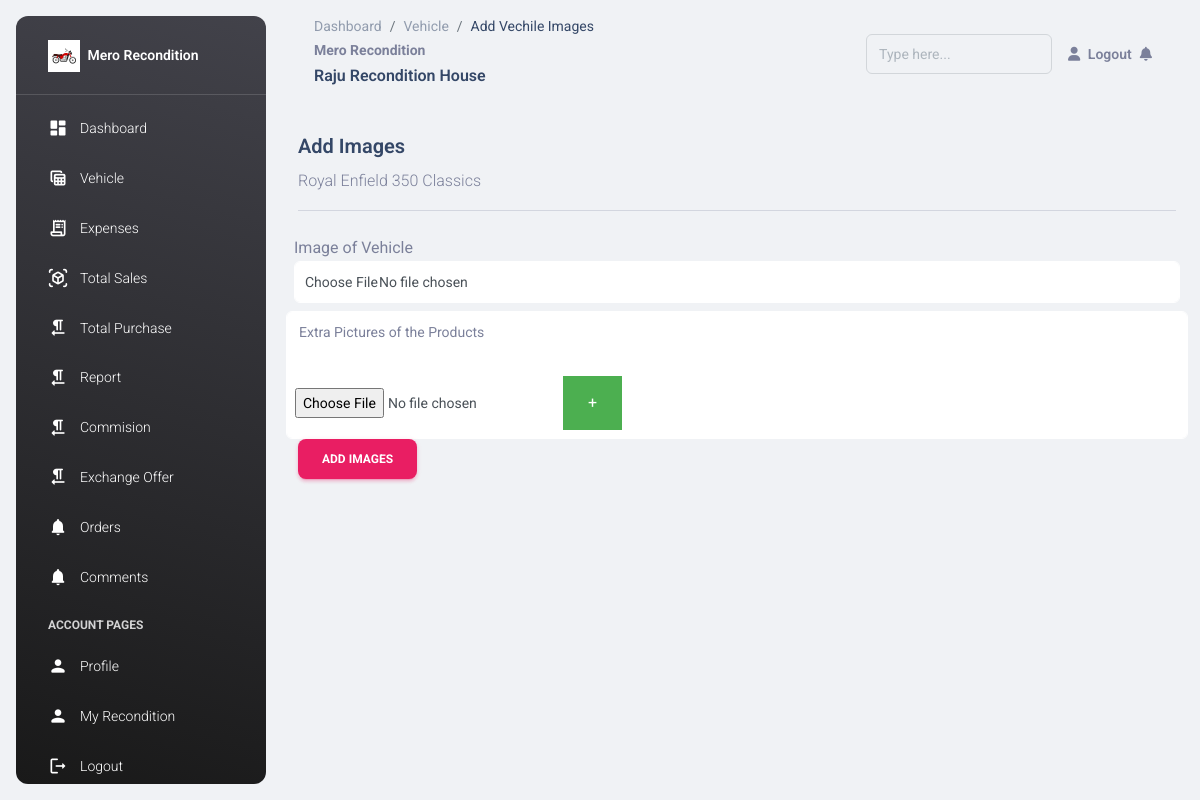
The app's page /recondition/add-vehicle-images/1 (signed in) with its own data.
### recon/models.py (models this page shows, shortened)
class CustomUser(AbstractUser):
    user_type_data = (("owner", "owner"), ("recondition", 'recondition'), ("customer", 'customer'))
    user_type = models.CharField(default = "owner", choices = user_type_data, max_length = 20)
    email = models.EmailField(unique = True)

class Recondition(models.Model):
    id = models.AutoField(primary_key = True)
    admin = models.OneToOneField(CustomUser, on_delete=models.CASCADE)
    number = models.BigIntegerField(blank= True, null = True)
    recondition_name = models.CharField(max_length=200)
    slug = models.SlugField(max_length=200, unique = True)
    Temporary_address = models.CharField(max_length = 300)
    District = models.CharField(max_length = 50, default = 'Kathmandu')
    profile_pic = models.ImageField(upload_to = "Recondition", blank = True)
    verified = models.BooleanField(default=False)
    created_at = models.DateTimeField(auto_now_add= True)
    expire_on = models.DateField(blank= True, null = True)
    long = models.CharField(max_length = 30, blank = True, null = True)
    lat = models.CharField(max_length = 30, blank = True, null = True)
    call = models.IntegerField()
    objects = models.Manager()

class Vehicle(models.Model):
    id = models.AutoField(primary_key=True)
    user = models.ForeignKey(CustomUser, related_name = "user_vehicle", on_delete= models.CASCADE)
    type = models.ForeignKey(Category, related_name="vehicle_category", on_delete=models.DO_NOTHING)
    name = models.CharField(max_length=100)
    slug = models.SlugField(max_length=200, unique = True)
    cost_price = models.IntegerField()
    plate_no = models.CharField(max_length=50)
    maintainance_cost = models.IntegerField(blank=True, null =True)
    maintainance_detail = models.CharField(max_length=500, blank=True, null =True)
    purchase_date = models.DateField(blank=True)
    sold_date = models.DateField(blank=True, null =True)
    showing_price = models.IntegerField()
    sold_status = models.BooleanField(default=False)
    image = models.ImageField(upload_to = "vehicle", blank = True , null =True)
    sold_price = models.IntegerField(blank=True , null =True)
    remarks = models.CharField(max_length=1000, blank=True, null =True)
    book_no = models.CharField(max_length=200 , blank=True, null =True)
    insurance = models.CharField(max_length=1000, blank=True , null =True)
    run_km = models.IntegerField()
    modal = models.CharField(max_length = 200, blank=True, null =True)
    objects = models.Manager()
    def __str__(self):
        return self.name

### recond/views.py (the view, shortened to what this page needs)
# urls.py: path('add-vehicle-images/<int:id>', views.addVehicleImage, name = 'addVehicleImage'),
def addVehicleImage(request, id):
    template_name = "recondition/addVehicleImage.html"
    vehicles = Vehicle.objects.get(id = id)
    print(vehicles)
    form = VehicleForm()
    dist =  {
        'form':form,
        'vehicle':vehicles
    }
    return render(request, template_name, dist)

### templates/recondition/addVehicleImage.html (shortened to what this page needs)
{% extends 'recondition/homepage.html' %}
{% block pages %}
    <ol class="breadcrumb bg-transparent mb-0 pb-0 pt-1 px-0 me-sm-6 me-5">
        <li class="breadcrumb-item text-sm"><a class="opacity-5 text-dark" href="{%url 'recond:homepage'%}">Dashboard</a></li>
        <li class="breadcrumb-item text-sm"><a class="opacity-5 text-dark" href="{%url 'recond:vehicle'%}">Vehicle</a></li>
        <li class="breadcrumb-item text-sm text-dark active" aria-current="page">Add Vechile Images</li>
    </ol>
{% endblock pages %}
{% block content %}
    <div class="container-fluid py-4">
        <h5>Add Images</h5>
        <p>{{vehicle.name}}</p>
        <hr>
        <form action="" method="post"  enctype="multipart/form-data">
            <div class="row" id = "photoBox">
                <div class="col-12 col-md-12 p-2">
                    {{form.image.label}}
                    {{form.image}}
                </div>
                <div class="col-12 col-md-12 p-2 form-control" style ="display: inline-table;">
                    <label for="file" style ="display: block;">Extra Pictures of the Products</label> <br>
                    <div id="images" style ="display: inline-table;">
                      <input type="file"  accept="image/*" name="file[]">
                    </div>
                    <button type="button" name="add_image" id="add_image" style=" background-color: #4CAF50; /* Green */
                    border: none;
                    color: white;
                    padding: 15px 25px;
                    text-align: center;
                    text-decoration: none;
                    display: inline-block;
                    font-size: 16px;"> + </button>
                </div>
            </div>
            <button type="submit"  class="btn btn-primary" >
                Add Images
            </button>
        </form>
    </div>
{% endblock content %}

### templates/dashbord/dashboard.html (shortened to what this page needs)
{% load static %}
<!DOCTYPE html>
<html lang="en">
  {% load pwa %}
<head>
  <link href="{%static 'assets/css/nucleo-icons.css' %} " rel="stylesheet" />
  <link href="{%static 'assets/css/nucleo-svg.css' %} " rel="stylesheet" />
  <link id="pagestyle" href="{%static 'assets/css/material-dashboard.css' %} " rel="stylesheet" />
</head>
<body class="g-sidenav-show  bg-gray-200">
  {% block aside %}
  {%endblock%}
  <main class="main-content position-relative max-height-vh-100 h-100 border-radius-lg ">
    <nav class="navbar navbar-main navbar-expand-lg px-0 mx-4 shadow-none border-radius-xl" id="navbarBlur" navbar-scroll="true">
      <div class="container-fluid py-1 px-3">
        <nav aria-label="breadcrumb">
          {% block pages %}{% endblock pages %}
          <small class="font-weight-bolder mb-0">Mero Recondition</small>
          {% if user.recondition.recondition_name %}
            <h6>{{user.recondition.recondition_name}}</h6>
          {% else %}
            <h6>{{user.username}} Dashboard</h6>
          {% endif %}
        </nav>
        <div class="collapse navbar-collapse mt-sm-0 mt-2 me-md-0 me-sm-4" id="navbar">
          <div class="ms-md-auto pe-md-3 d-flex align-items-center">
            <div class="input-group input-group-outline">
              <form action="" method="post">
                <input type="text" class="form-control" name ="name" placeholder="Type here...">
              </form>
            </div>
          </div>
          <ul class="navbar-nav  justify-content-end">
            <li class="nav-item d-flex align-items-center">
              <a href="{%url 'recon:logout'%}" class="nav-link text-body font-weight-bold px-0">
                <i class="fa fa-user me-sm-1"></i>
                  <span class="d-sm-inline d-none">Logout</span>
              </a>
            </li>
            <li class="nav-item dropdown ps-2 pe-2 d-flex align-items-center">
              <a href="javascript:;" class="nav-link text-body p-0" id="dropdownMenuButton" data-bs-toggle="dropdown" aria-expanded="false">
                <i class="fa fa-bell cursor-pointer" style="position: relative;"></i>
              </a>
            </li>
          </ul>
        </div>
      </div>
    </nav>
    {% block content %}
    {% endblock content %}
  </main>
</body>
</html>

### templates/dashbord/dashboard.html (style rules this page uses)
.form-control { border: 1px solid white; background-color: white; color: #495057; padding-left: 10px; }

### records on screen
CustomUser: recondition.recondition_name "Raju Recondition House"
Vehicle: name "Royal Enfield 350 Classics"
